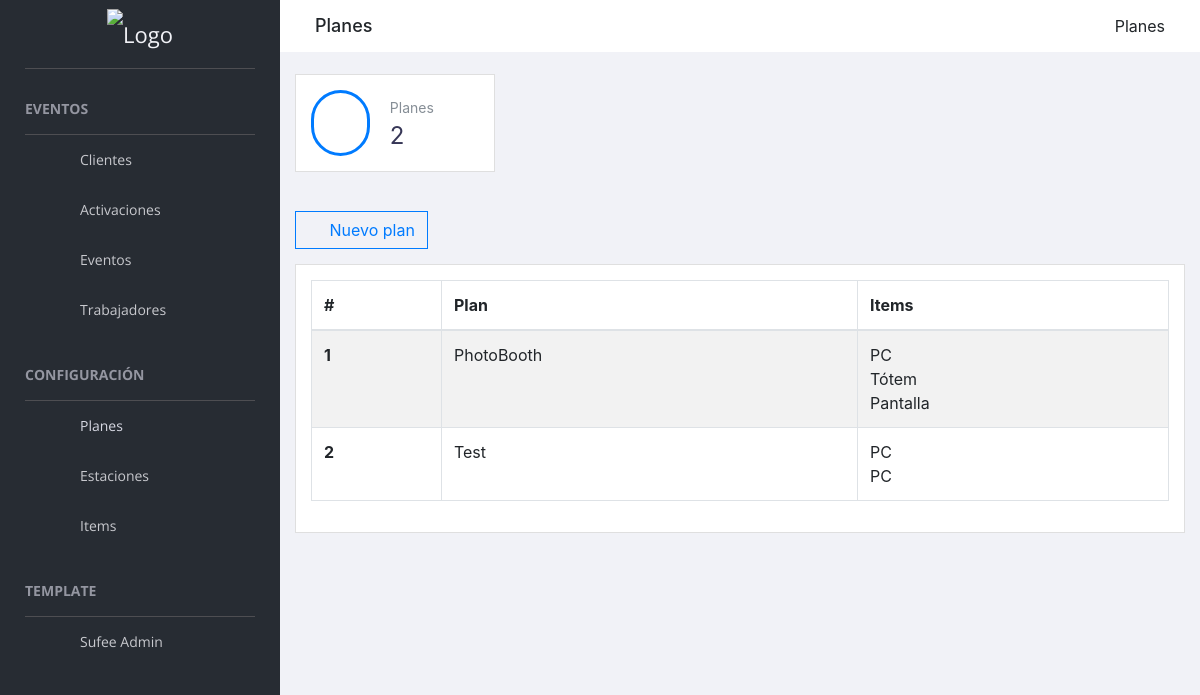
The page /planes/ on the database its author committed.
### Eventos/models.py (models this page shows)
class Planes(models.Model):
	idPlan = models.AutoField(primary_key=True, verbose_name="#")
	mostrar = models.BooleanField(verbose_name="Mostrar en listado", default=True)
	Items = models.ManyToManyField("Items", through="ItemsPlan", related_name="Planes")
	Trabajadores = models.ManyToManyField("Trabajadores", through="PlanesTrabajador", related_name="Planes")
	nombre = models.CharField(unique=True, max_length=255, verbose_name="Plan", blank=False, null=False)

class Items(models.Model):
	idItem = models.AutoField(primary_key=True, verbose_name="#")
	nombre = models.CharField(unique=True, max_length=255, verbose_name="Item", blank=False, null=False)

### Eventos/views.py (the view)
# urls.py: url(r'^planes/', views.planes, name='planes'),
def planes(request):
	planes = Planes.objects.all()
	titulos = ["#", "Plan", "Items"]
	context = {
		"planes": planes,
		"titulos": titulos,
	}
	return render(request, 'planes.html', context)

### Templates/planes.html
{% extends "Base/base.html" %}
{% load staticfiles %}
{% block planes-li %} active {% endblock %}
{% block content %}
	<div id="right-panel" class="right-panel">
		<div class="breadcrumbs">
			<div class="col-sm-4">
				<div class="page-header float-left">
					<div class="page-title">
						<h1>Planes</h1>
					</div>
				</div>
			</div>
			<div class="col-sm-8">
				<div class="page-header float-right">
					<div class="page-title">
						<ol class="breadcrumb text-right">
							<li class="active">Planes</li>
						</ol>
					</div>
				</div>
			</div>
		</div>
		<div class="content mt-3">
            <div class="animated fadeIn">
                <div class="row">
					<div class="col-lg-3 col-md-6 col-sm-8">
                        <div class="card">
                            <div class="card-body">
                                <div class="stat-widget-one">
                                    <div class="stat-icon dib"><i class="ti-spray text-primary border-primary"></i></div>
                                    <div class="stat-content dib">
                                        <div class="stat-text">Planes</div>
                                        <div class="stat-digit">{{planes.count}}</div>
                                    </div>
                                </div>
                            </div>
                        </div>
                    </div>
                </div>
				<div class="row">
					<div class="card-body">
						<button type="button" class="btn btn-outline-primary" onclick="location.href='{% url "agregar_plan" %}'"><i class="fa fa-plus-circle"></i>&nbsp; Nuevo plan</button>
					</div>
				</div>
				<div class="row">
					<div class="col-md-12">
						<div class="card">
							<div class="card-body">
					  <table id="bootstrap-data-table" class="table table-striped table-bordered">
						<thead>
						  <tr>
							{% for titulo in titulos %}
								<th scope="col">{{titulo}}</th>
							{% endfor %}
						  </tr>
						</thead>
						<tbody>
							{% for plan in planes %}
								<tr>
									<th scope="row">{{plan.idPlan}}</th>
									<td>{{plan.nombre}}</td>
									<td>
										{% for item in plan.Items.all %}
											{{item.nombre}}<br>
										{% endfor %}
									</td>
								</tr>
							{% endfor %}
						</tbody>
					  </table>
							</div>
						</div>
					</div>
				</div>
			</div>
		</div>
	</div>
{% endblock %}

### rows shown on the page
Planes: idPlan "1", nombre "PhotoBooth"
Items: nombre "PC"
Items: nombre "Tótem"
Items: nombre "Pantalla"
Planes: idPlan "2", nombre "Test"

### other values the page prints
{{ planes.count }} "2"
{{ titulo }} "#" "Plan" "Items"
